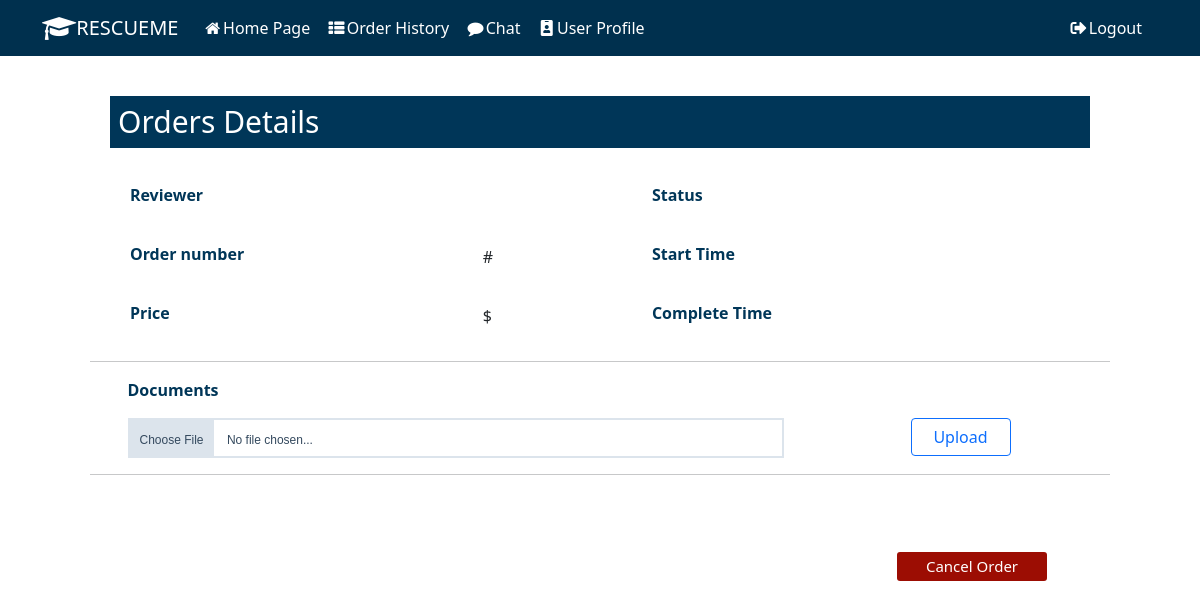
/order_detail/?order_id=6, run on an earlier commit of the app's database.
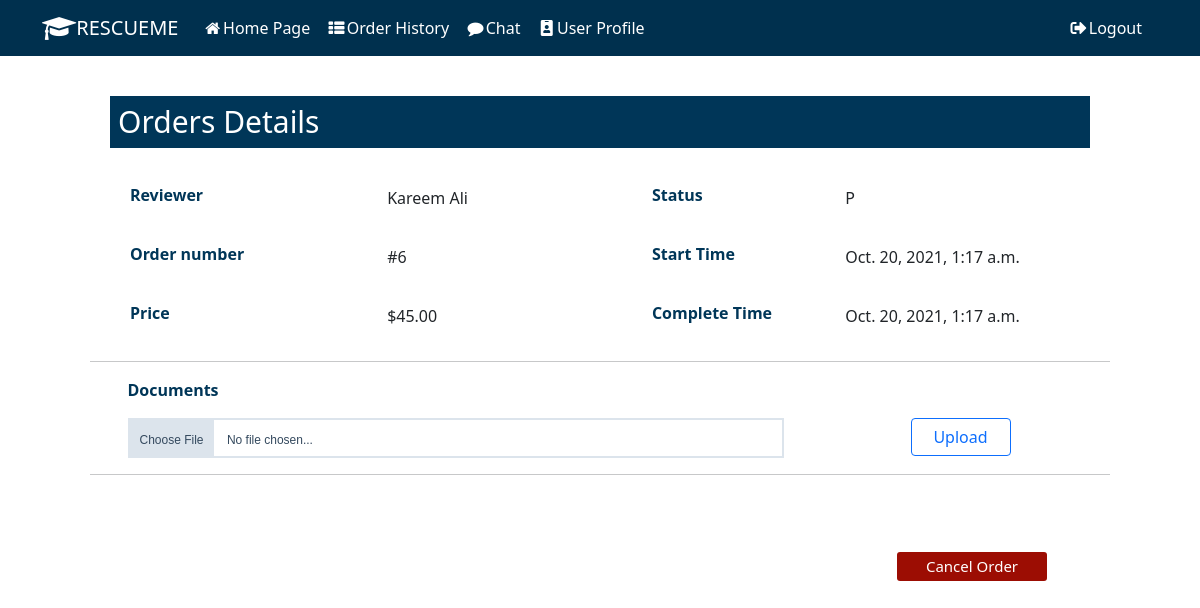
And on a later commit of the database.
### resume_review/models.py (models this page shows, shortened)
class Order(models.Model):
    PENDING = 'Pending'
    ACCEPT = 'Accepted'
    REJECT = 'Rejected'
    COMPLETE = 'Completed'
    Order_State = [
        (PENDING, 'Pending'),
        (ACCEPT, 'Accepted'),
        (REJECT, 'Rejected'),
        (COMPLETE, 'Completed'),
    ]
    account = models.ForeignKey(Account, on_delete=models.PROTECT)
    reviewer = models.ForeignKey(Reviewer, on_delete=models.PROTECT)
    create_at = models.DateTimeField(null=False, default=timezone.now)
    finished_at = models.DateTimeField(null=True)
    state = models.CharField(
        max_length=100, choices=Order_State, default=PENDING)
    resume = models.FileField(upload_to ='resumes', null=True)

class Reviewer(models.Model):
    account = models.ForeignKey(Account, on_delete=models.CASCADE)
    price = models.DecimalField(max_digits=6, decimal_places=2, default=0)
    specialized_field = models.CharField(max_length=255)
    self_intro = models.TextField()
    delivery_time = models.DateTimeField(null=False, default=timezone.now)

class Account(models.Model):
    FRESHMEN = 'Freshmen'
    SOPHOMORE = 'Sophomore'
    JUNIOR = 'Junior'
    SENIOR = 'Senior'
    GRADUATE = 'Graduate'
    ACADEMIC_STANDING = [
        (FRESHMEN, 'Freshmen'),
        (SOPHOMORE, 'Sophomore'),
        (JUNIOR, 'Junior'),
        (SENIOR, 'Senior'),
        (GRADUATE, 'Graduate'),
    ]
    MAJOR = source_api.get_major_list()
    user = models.ForeignKey(User, on_delete=models.CASCADE)
    first_name = models.CharField(max_length=255)
    last_name = models.CharField(max_length=255)
    major = models.CharField(max_length=255, choices=MAJOR)
    academic = models.CharField(
        max_length=255, choices=ACADEMIC_STANDING)
    phone = models.CharField(max_length=12)
    create_at = models.DateField(auto_now=True)
    avatar = models.ImageField(
        upload_to='profile_pic', null=True, default='user.png')

### resume_review/views.py (the view, shortened to what this page needs)
# urls.py: path('order_detail/', views.OrderDetailView.as_view(), name='order_detail'),
class OrderDetailView(FormView):
    template_name = "order_detail.html"
    form_class = OrderDetailForm
    def get_context_data(self, **kwargs):
        context = super().get_context_data(**kwargs)
        order_id = self.request.GET.get('order_id')
        if not order_id:
            return context
        order = user_api.get_order(order_id)
        context['order'] = order
        return context
    def get(self, request, *args, **kwargs):
        context = self.get_context_data(**kwargs)
        return self.render_to_response(context)

### resume_review/user_api.py (called while the page is built)
def get_order(order_id):
    try:
        orders = Order.objects.filter(id=order_id)
        if len(orders) == 0:
            logger.error('cannot find order for %s' % order_id)
            return None
        return orders[0]
    except:
        logger.error('get_order failed')
    return None

### resume_review/templates/order_detail.html (shortened to what this page needs)
{% extends "base.html" %}
{% load static %}
{% block content %}
<link rel="stylesheet" href="{% static 'css/orderpage.css' %}" />
<link rel="stylesheet" href="{% static 'css/rating.css' %}" />
<form class="order-detail-form" id="order-detail-form" method="post" action="" enctype="multipart/form-data" novalidate>
<section class='order-section'>
    <div class='order-title'> <h2>Orders Details</h2></div>
    <section class='order-table row'>
        <div class="col-sm-6 order-col-element" >
            <table>
                <tr>
                    <th>Reviewer</th>
                    <td>{{ order.reviewer.account.first_name }} {{ order.reviewer.account.last_name }}</td>
                </tr>
                <tr>
                    <th>Order number</th>
                    <td>#{{ order.id }}</td>
                </tr>
                <tr>
                    <th>Price</th>
                    <td>${{ order.reviewer.price }}</td>
                </tr>
            </table>
        </div>
        <div class="col-sm-6 order-col-element" >
            <table>
                <tr>
                    <th>Status</th>
                    <td id="complete-info">{{order.state}}</td>
                </tr>
                <tr>
                    <th>Start Time</th>
                    <td>{{order.create_at}}</td>
                </tr>
                <tr>
                    <th>Complete Time</th>
                    <td>{{order.finished_at}}</td>
                </tr>
            </table>
        </div>
    </section>
    <hr>
    <section class='upload-field container-fluid'>
        <div><p> Documents </p></div>
        <div class="row" style="margin-right:50px">
            <div class="file-upload col-9">
                <div class="file-select">
                    <div class="file-select-button" id="fileName">Choose File</div>
                    <div class="file-select-name" id="noFile">No file chosen...</div>
                </div>
            </div>
            <div class="col-3">
                <div style="display: flex; justify-content: flex-end">
                    <button type="submit" class="btn btn-outline-primary" id="submit" style="width:100px">Upload</button>
                </div>
            </div>
        </div>
    </section>
    <hr>
    <section class='cancel-field container-fluid'>
        <button type="submit" class='upload-btn' id="cancel-btn">Cancel Order</button>
    </section>
</section>
</form>
{% endblock %}

### resume_review/templates/base.html (shortened to what this page needs)
{% load static %}
<!DOCTYPE html>
<html lang="en">
<head>
    <link rel="stylesheet" href="https://use.fontawesome.com/releases/v5.6.3/css/all.css">
    <link href="https://maxcdn.bootstrapcdn.com/font-awesome/4.3.0/css/font-awesome.min.css" rel="stylesheet">
    <link href="https://cdn.jsdelivr.net/npm/bootstrap@5.0.2/dist/css/bootstrap.min.css" rel="stylesheet">
    <link rel="stylesheet" href="{% static 'css/navbar.css' %}" />
</head>
<body>
<div id="sidebar">
    {% block sidebar %}
    <nav class="navbar navbar-expand-lg">
        <div class="container">
            <a class="navbar-brand text-white" href="{% url 'home' %}"><i class="fa fa-graduation-cap fa-lg mr-2"></i>RESCUEME</a>
            <div class="collapse navbar-collapse" id="nvbCollapse">
                <ul class="navbar-nav ml-auto">
                    <li class="nav-item pl-1" id="home">
                        <a class="nav-link" href="{% url 'home' %}"><i class="fa fa-home fa-fw mr-1"></i>Home Page</a>
                    </li>
                    <li class="nav-item pl-1" id="order">
                        <a class="nav-link" href="{% url 'order' %}"><i class="fa fa-th-list fa-fw mr-1"></i>Order History</a>
                    </li>
                    <li class="nav-item pl-1" id="chat">
                        <a class="nav-link" href="#"><i class="fa fa-comment fa-fw mr-1"></i>Chat</a>
                    </li>
                    <li class="nav-item pl-1" id="user_profile">
                        <a class="nav-link" href="{% url 'user_profile' %}"><i class="fas fa-id-badge fa-fw mr-1"></i>User Profile</a>
                    </li>
                </ul>
            </div>
            <a class="nav-link" id="logout-link" href="{% url 'login' %}"><i class="fas fa-sign-out-alt fa-fw mr-1"></i>Logout</a>
        </div>
    </nav>
    {% endblock %}
</div>
<div id="content">
    <div class="main-body">
    {% block content %}{% endblock %}
    </div>
</div>
</body>
</html>

### static/css/navbar.css (style rules this page uses)
.navbar { background-color: #00304e; }
.navbar .navbar-nav .nav-link { color: #fff; }
.nav-link { color: #fff; }

### static/css/orderpage.css (style rules this page uses)
.order-section { height: 100vh; margin: auto; margin-top: 20px; width: 85%; }
h2 { margin-top: 10px; margin-bottom: 10px; color: #fff; font-size: 30px; width: 100%; margin:auto; background-color: #003658; padding: 8px; }
.order-title { padding: 20px; }
form { align-items: center; }
th { padding: 15px 20px 20px 15px; }
th { color: #003658; }
td { padding: 15px; }
table { width: 90%; margin: auto; background-color: #fff; }
.upload-btn { background: #003658; color:#fff; border: none; border-radius: 3px; padding: 3px; text-align: center; display: inline-block; cursor: pointer; font-size: 15px; margin-top: -3px; width: 80px; }
.upload-field { width: 95%; margin: auto; }
p { margin-top: 10px; color: #003658; font-weight: bold; }
.cancel-field { width: 90%; margin: auto; }
#cancel-btn { background: #9c0d03; color:#fff; margin-bottom: 30px; width: 150px; outline: none; float: right; }
.file-upload { display:block;text-align:center;font-family: Helvetica, Arial, sans-serif;font-size: 12px; }
.file-upload .file-select { display:block;border: 2px solid #dce4ec;color: #34495e;cursor:pointer;height:40px;line-height:40px;text-align:left;background:#FFFFFF;overflow:hidden;position:relative; }
.file-upload .file-select .file-select-button { background:#dce4ec;padding:0 10px;display:inline-block;height:40px;line-height:40px; }
.file-upload .file-select .file-select-name { line-height:40px;display:inline-block;padding:0 10px; }

What changed in the data, as far as the page shows it:
added Order: reviewer.account.first_name "Kareem", reviewer.account.last_name "Ali", id "6", reviewer.price "45.00", state "P", create_at "Oct. 20, 2021, 1:17 a.m.", finished_at "Oct. 20, 2021, 1:17 a.m."
